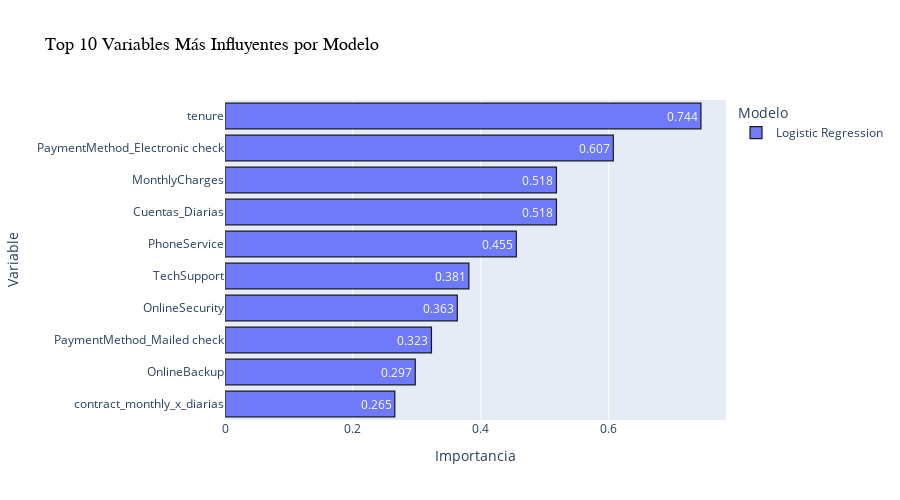

Notebook code for this chart:
### Code cell
import plotly.express as px
import pandas as pd

# Unificar formato y normalizar nombres de modelos
rf = rf_importance.assign(Model="Random Forest")
xgb = xgb_importance.assign(Model="XGBoost")
lr = lr_coefs.assign(
    Importance=lr_coefs["Coef"].abs(),
    Model="Logistic Regression"
).drop(columns=["Coef"])

# Combinar todos
importances = pd.concat([rf, xgb, lr], ignore_index=True)

# Ordenar y seleccionar top 10
top_importances = (
    importances
    .sort_values("Importance", ascending=False)
    .head(10)
)

# Crear gráfico interactivo
fig = px.bar(
    top_importances,
    x="Importance",
    y="Feature",
    color="Model",
    orientation='h',
    title="Top 10 Variables Más Influyentes por Modelo",
    text="Importance",
    height=500
)

fig.update_layout(
    barmode='group',
    xaxis_title='Importancia',
    yaxis_title='Variable',
    title_font=dict(size=18, family="Arial", color="black"),
    legend_title="Modelo",
    yaxis=dict(categoryorder="total ascending")  # Orden más claro
)

# Trazos
fig.update_traces(
    marker_line_color='black',
    marker_line_width=1.2,
    opacity=0.9,
    texttemplate='%{text:.3f}',
    textposition='auto'
)

# Exportar y mostrar
fig.write_image('reports/importancia_variables.png')
fig.show()

### Figure 1 — Plotly figure (JSON) as saved in the notebook; plotly's stock layout.template omitted (floating-point values rounded to 4 significant figures)
{"data": [{"hovertemplate": "Model=Logistic Regression<br>Importance=%{text}<br>Feature=%{y}<extra></extra>", "legendgroup": "Logistic Regression", "marker": {"color": "#636efa", "line": {"color": "black", "width": 1.2}, "pattern": {"shape": ""}}, "name": "Logistic Regression", "opacity": 0.9, "orientation": "h", "showlegend": true, "text": [0.7442, 0.6072, 0.5183, 0.5183, 0.4555, 0.3813, 0.3632, 0.3229, 0.2975, 0.2655], "textposition": "auto", "texttemplate": "%{text:.3f}", "type": "bar", "x": [0.7442, 0.6072, 0.5183, 0.5183, 0.4555, 0.3813, 0.3632, 0.3229, 0.2975, 0.2655], "xaxis": "x", "y": ["tenure", "PaymentMethod_Electronic check", "MonthlyCharges", "Cuentas_Diarias", "PhoneService", "TechSupport", "OnlineSecurity", "PaymentMethod_Mailed check", "OnlineBackup", "contract_monthly_x_diarias"], "yaxis": "y"}], "layout": {"barmode": "group", "height": 500, "legend": {"title": {"text": "Modelo"}, "tracegroupgap": 0}, "title": {"font": {"color": "black", "family": "Arial", "size": 18}, "text": "Top 10 Variables Más Influyentes por Modelo"}, "xaxis": {"anchor": "y", "domain": [0, 1], "title": {"text": "Importancia"}}, "yaxis": {"anchor": "x", "categoryorder": "total ascending", "domain": [0, 1], "title": {"text": "Variable"}}}}
